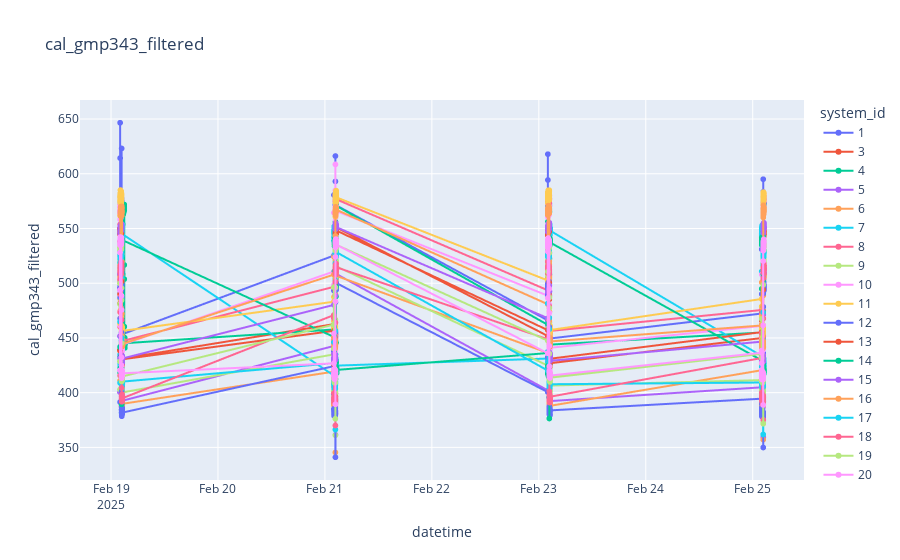

Notebook cell for this chart:
### Code cell
plot_sensor_measurement(df_cal,ids,col_name="cal_gmp343_filtered", cut_above=470, cut_below=800)

### Figure 1 — Plotly figure (JSON) as saved in the notebook; plotly's stock layout.template omitted (floating-point values rounded to 4 significant figures; data arrays with more than 128 entries replaced by an {"elided": "..."} marker saying what was removed)
{"data": [{"hovertemplate": "system_id=1<br>datetime=%{x}<br>cal_gmp343_filtered=%{y}<extra></extra>", "legendgroup": "1", "line": {"color": "#636efa", "dash": "solid"}, "marker": {"symbol": "circle"}, "mode": "lines+markers", "name": "1", "showlegend": true, "type": "scattergl", "x": {"elided": "726 str values"}, "xaxis": "x", "y": {"elided": "726 float values"}, "yaxis": "y"}, {"hovertemplate": "system_id=3<br>datetime=%{x}<br>cal_gmp343_filtered=%{y}<extra></extra>", "legendgroup": "3", "line": {"color": "#EF553B", "dash": "solid"}, "marker": {"symbol": "circle"}, "mode": "lines+markers", "name": "3", "showlegend": true, "type": "scattergl", "x": {"elided": "726 str values"}, "xaxis": "x", "y": {"elided": "726 float values"}, "yaxis": "y"}, {"hovertemplate": "system_id=4<br>datetime=%{x}<br>cal_gmp343_filtered=%{y}<extra></extra>", "legendgroup": "4", "line": {"color": "#00cc96", "dash": "solid"}, "marker": {"symbol": "circle"}, "mode": "lines+markers", "name": "4", "showlegend": true, "type": "scattergl", "x": {"elided": "728 str values"}, "xaxis": "x", "y": {"elided": "728 float values"}, "yaxis": "y"}, {"hovertemplate": "system_id=5<br>datetime=%{x}<br>cal_gmp343_filtered=%{y}<extra></extra>", "legendgroup": "5", "line": {"color": "#ab63fa", "dash": "solid"}, "marker": {"symbol": "circle"}, "mode": "lines+markers", "name": "5", "showlegend": true, "type": "scattergl", "x": {"elided": "728 str values"}, "xaxis": "x", "y": {"elided": "728 float values"}, "yaxis": "y"}, {"hovertemplate": "system_id=6<br>datetime=%{x}<br>cal_gmp343_filtered=%{y}<extra></extra>", "legendgroup": "6", "line": {"color": "#FFA15A", "dash": "solid"}, "marker": {"symbol": "circle"}, "mode": "lines+markers", "name": "6", "showlegend": true, "type": "scattergl", "x": {"elided": "728 str values"}, "xaxis": "x", "y": {"elided": "728 float values"}, "yaxis": "y"}, {"hovertemplate": "system_id=7<br>datetime=%{x}<br>cal_gmp343_filtered=%{y}<extra></extra>", "legendgroup": "7", "line": {"color": "#19d3f3", "dash": "solid"}, "marker": {"symbol": "circle"}, "mode": "lines+markers", "name": "7", "showlegend": true, "type": "scattergl", "x": {"elided": "726 str values"}, "xaxis": "x", "y": {"elided": "726 float values"}, "yaxis": "y"}, {"hovertemplate": "system_id=8<br>datetime=%{x}<br>cal_gmp343_filtered=%{y}<extra></extra>", "legendgroup": "8", "line": {"color": "#FF6692", "dash": "solid"}, "marker": {"symbol": "circle"}, "mode": "lines+markers", "name": "8", "showlegend": true, "type": "scattergl", "x": {"elided": "726 str values"}, "xaxis": "x", "y": {"elided": "726 float values"}, "yaxis": "y"}, {"hovertemplate": "system_id=9<br>datetime=%{x}<br>cal_gmp343_filtered=%{y}<extra></extra>", "legendgroup": "9", "line": {"color": "#B6E880", "dash": "solid"}, "marker": {"symbol": "circle"}, "mode": "lines+markers", "name": "9", "showlegend": true, "type": "scattergl", "x": {"elided": "726 str values"}, "xaxis": "x", "y": {"elided": "726 float values"}, "yaxis": "y"}, {"hovertemplate": "system_id=10<br>datetime=%{x}<br>cal_gmp343_filtered=%{y}<extra></extra>", "legendgroup": "10", "line": {"color": "#FF97FF", "dash": "solid"}, "marker": {"symbol": "circle"}, "mode": "lines+markers", "name": "10", "showlegend": true, "type": "scattergl", "x": {"elided": "726 str values"}, "xaxis": "x", "y": {"elided": "726 float values"}, "yaxis": "y"}, {"hovertemplate": "system_id=11<br>datetime=%{x}<br>cal_gmp343_filtered=%{y}<extra></extra>", "legendgroup": "11", "line": {"color": "#FECB52", "dash": "solid"}, "marker": {"symbol": "circle"}, "mode": "lines+markers", "name": "11", "showlegend": true, "type": "scattergl", "x": {"elided": "728 str values"}, "xaxis": "x", "y": {"elided": "728 float values"}, "yaxis": "y"}, {"hovertemplate": "system_id=12<br>datetime=%{x}<br>cal_gmp343_filtered=%{y}<extra></extra>", "legendgroup": "12", "line": {"color": "#636efa", "dash": "solid"}, "marker": {"symbol": "circle"}, "mode": "lines+markers", "name": "12", "showlegend": true, "type": "scattergl", "x": {"elided": "728 str values"}, "xaxis": "x", "y": {"elided": "728 float values"}, "yaxis": "y"}, {"hovertemplate": "system_id=13<br>datetime=%{x}<br>cal_gmp343_filtered=%{y}<extra></extra>", "legendgroup": "13", "line": {"color": "#EF553B", "dash": "solid"}, "marker": {"symbol": "circle"}, "mode": "lines+markers", "name": "13", "showlegend": true, "type": "scattergl", "x": {"elided": "728 str values"}, "xaxis": "x", "y": {"elided": "728 float values"}, "yaxis": "y"}, {"hovertemplate": "system_id=14<br>datetime=%{x}<br>cal_gmp343_filtered=%{y}<extra></extra>", "legendgroup": "14", "line": {"color": "#00cc96", "dash": "solid"}, "marker": {"symbol": "circle"}, "mode": "lines+markers", "name": "14", "showlegend": true, "type": "scattergl", "x": {"elided": "728 str values"}, "xaxis": "x", "y": {"elided": "728 float values"}, "yaxis": "y"}, {"hovertemplate": "system_id=15<br>datetime=%{x}<br>cal_gmp343_filtered=%{y}<extra></extra>", "legendgroup": "15", "line": {"color": "#ab63fa", "dash": "solid"}, "marker": {"symbol": "circle"}, "mode": "lines+markers", "name": "15", "showlegend": true, "type": "scattergl", "x": {"elided": "728 str values"}, "xaxis": "x", "y": {"elided": "728 float values"}, "yaxis": "y"}, {"hovertemplate": "system_id=16<br>datetime=%{x}<br>cal_gmp343_filtered=%{y}<extra></extra>", "legendgroup": "16", "line": {"color": "#FFA15A", "dash": "solid"}, "marker": {"symbol": "circle"}, "mode": "lines+markers", "name": "16", "showlegend": true, "type": "scattergl", "x": {"elided": "728 str values"}, "xaxis": "x", "y": {"elided": "728 float values"}, "yaxis": "y"}, {"hovertemplate": "system_id=17<br>datetime=%{x}<br>cal_gmp343_filtered=%{y}<extra></extra>", "legendgroup": "17", "line": {"color": "#19d3f3", "dash": "solid"}, "marker": {"symbol": "circle"}, "mode": "lines+markers", "name": "17", "showlegend": true, "type": "scattergl", "x": {"elided": "726 str values"}, "xaxis": "x", "y": {"elided": "726 float values"}, "yaxis": "y"}, {"hovertemplate": "system_id=18<br>datetime=%{x}<br>cal_gmp343_filtered=%{y}<extra></extra>", "legendgroup": "18", "line": {"color": "#FF6692", "dash": "solid"}, "marker": {"symbol": "circle"}, "mode": "lines+markers", "name": "18", "showlegend": true, "type": "scattergl", "x": {"elided": "728 str values"}, "xaxis": "x", "y": {"elided": "728 float values"}, "yaxis": "y"}, {"hovertemplate": "system_id=19<br>datetime=%{x}<br>cal_gmp343_filtered=%{y}<extra></extra>", "legendgroup": "19", "line": {"color": "#B6E880", "dash": "solid"}, "marker": {"symbol": "circle"}, "mode": "lines+markers", "name": "19", "showlegend": true, "type": "scattergl", "x": {"elided": "728 str values"}, "xaxis": "x", "y": {"elided": "728 float values"}, "yaxis": "y"}, {"hovertemplate": "system_id=20<br>datetime=%{x}<br>cal_gmp343_filtered=%{y}<extra></extra>", "legendgroup": "20", "line": {"color": "#FF97FF", "dash": "solid"}, "marker": {"symbol": "circle"}, "mode": "lines+markers", "name": "20", "showlegend": true, "type": "scattergl", "x": {"elided": "728 str values"}, "xaxis": "x", "y": {"elided": "728 float values"}, "yaxis": "y"}], "layout": {"legend": {"title": {"text": "system_id"}, "tracegroupgap": 0}, "title": {"text": "cal_gmp343_filtered"}, "xaxis": {"anchor": "y", "domain": [0, 1], "title": {"text": "datetime"}}, "yaxis": {"anchor": "x", "domain": [0, 1], "title": {"text": "cal_gmp343_filtered"}}}}
